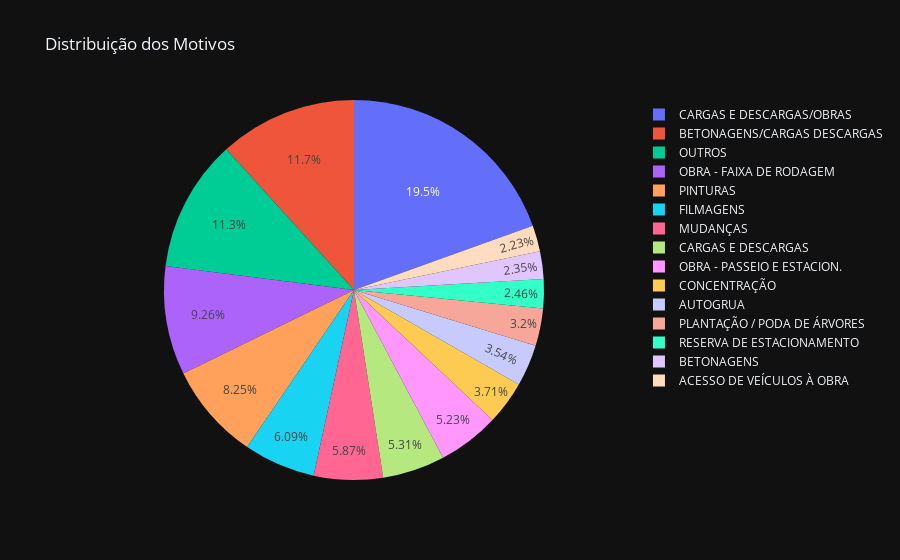

Write notebook code for a chart like this one.
### Code cell
dados_copia = dados.copy()

contagem_motivos = dados_copia['motivo'].value_counts()

percentagem_motivos = 100 * contagem_motivos / contagem_motivos.sum()

outros = percentagem_motivos < 2

dados_copia['motivo'] = dados_copia['motivo'].where(~dados_copia['motivo'].isin(percentagem_motivos.index[outros]), 'OUTROS')

# Contar a frequência dos motivos novamente
contagem_motivos = dados_copia['motivo'].value_counts()

# Criar o gráfico circular
plt.figure(figsize=(10, 6))
plt.pie(contagem_motivos, labels = contagem_motivos.index, autopct='%1.1f%%')
plt.title('Distribuição dos Motivos')
plt.show()

fig = px.pie(dados_copia, names='motivo', title='Distribuição dos Motivos')
fig.show()

### Figure 1 — Plotly figure (JSON) as saved in the notebook; plotly's stock layout.template omitted (floating-point values rounded to 4 significant figures; data arrays with more than 128 entries replaced by an {"elided": "..."} marker saying what was removed)
{"data": [{"domain": {"x": [0.0, 1.0], "y": [0.0, 1.0]}, "hovertemplate": "motivo=%{label}<extra></extra>", "labels": {"elided": "9749 str values"}, "legendgroup": "", "name": "", "showlegend": true, "type": "pie"}], "layout": {"legend": {"tracegroupgap": 0}, "title": {"text": "Distribuição dos Motivos"}}}
